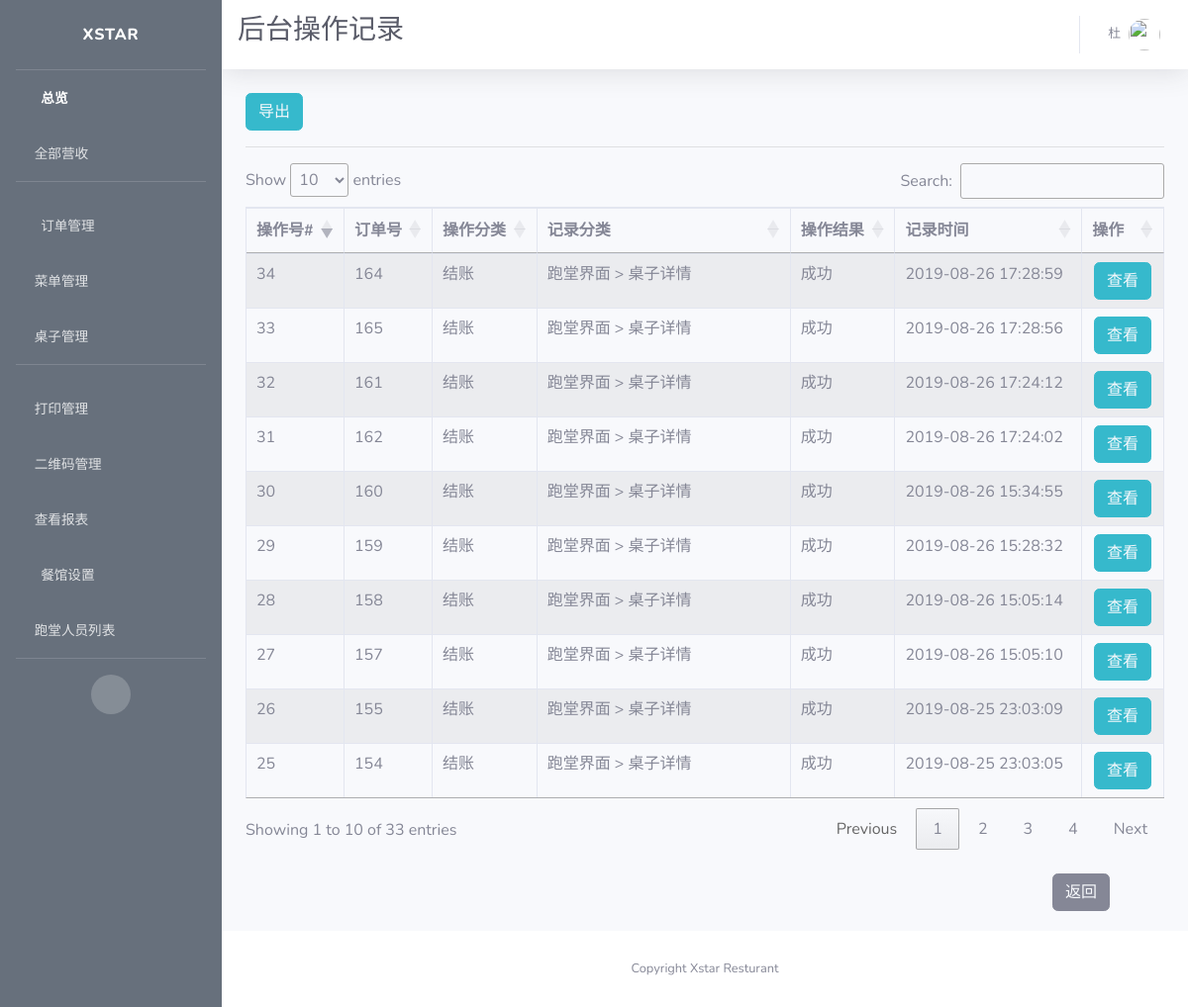
Before: /view/logs (signed in) with the older database file.
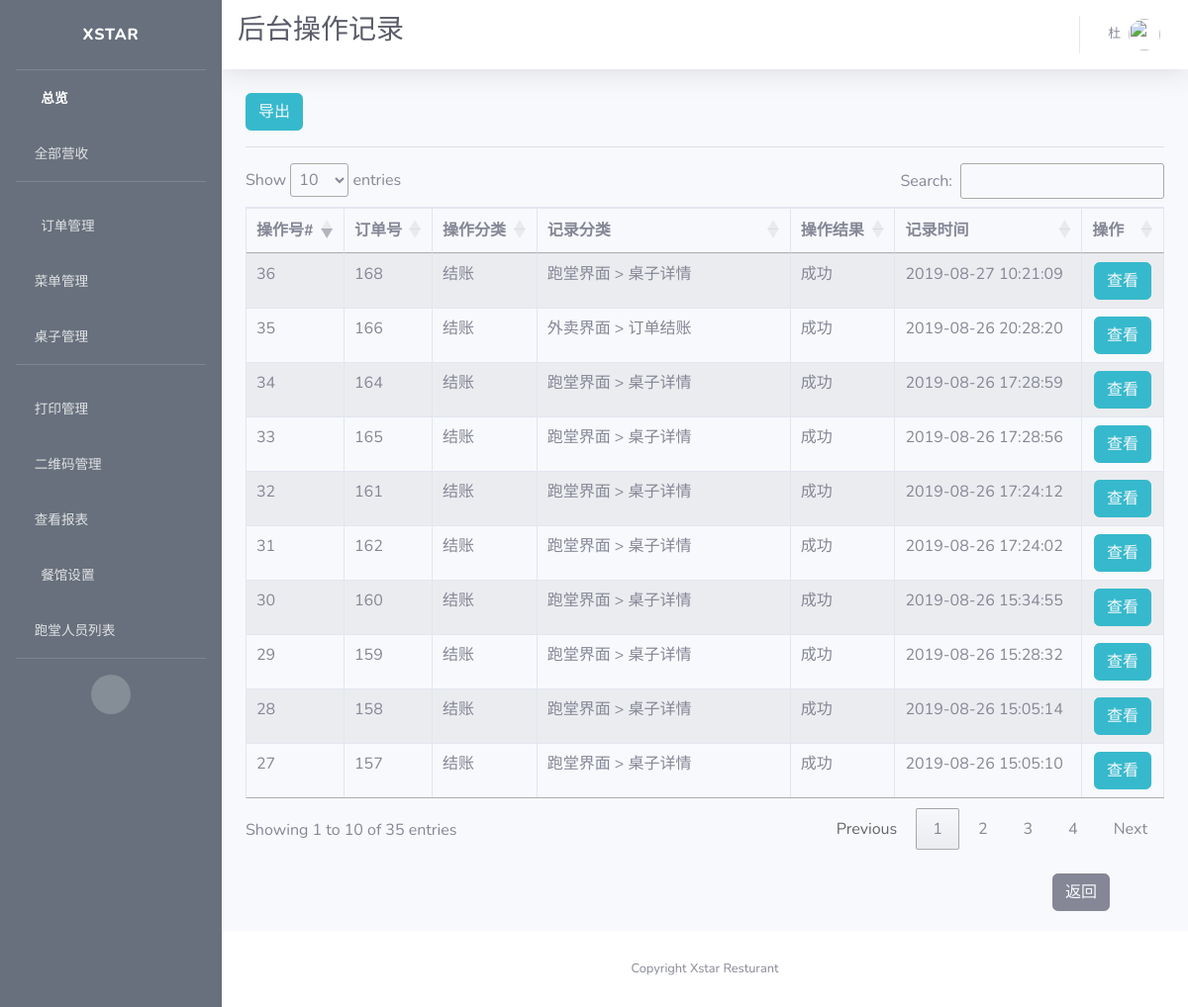
After: the same page with the newer database file.
### app/models.py (models this page shows, shortened)
class User(UserMixin, db.Model):
    id = db.Column(db.Integer, primary_key=True)
    username = db.Column(db.String(64), index=True, unique=True, nullable=False)
    alias = db.Column(db.String(64))
    email = db.Column(db.String(120), unique=True)
    password_hash = db.Column(db.String(128))
    permissions = db.Column(db.Integer)
    container = db.Column(db.String(300))

class Log(db.Model):
    id = db.Column(db.Integer, primary_key=True, unique=True, index=True)
    order_id = db.Column(db.Integer, unique=True)
    operation = db.Column(db.String(100))
    page = db.Column(db.String(100))
    desc = db.Column(db.String(2000))
    status = db.Column(db.String(500))
    time = db.Column(db.String(500))

### app/routes.py (the view)
@app.route('/view/logs')
@login_required
def view_logs():
    logs = Log.query.all()
    context = dict(referrer=request.headers.get('Referer'),
                   title=u"后台操作记录",
                   company_name=company_info.get('company_name'),
                   logs=logs)
    return render_template('view_logs.html', **context)

### app/models.py (called while the page is built)
@login.user_loader
def load_user(id):
    return User.query.get(int(id))

### app/templates/view_logs.html (shortened to what this page needs)
{% extends 'base.html' %}
{% block css %}
<link rel="stylesheet" type="text/css" href="https://cdn.datatables.net/1.10.19/css/jquery.dataTables.css">
<link rel="stylesheet" type="text/css" href="https://cdnjs.cloudflare.com/ajax/libs/twitter-bootstrap/4.1.3/css/bootstrap.css">
<link rel="stylesheet" type="text/css" href="https://cdn.datatables.net/1.10.19/css/dataTables.bootstrap4.min.css">
{% endblock %}
{% block title %}
<h1 class="h3 mb-2 text-gray-800">{{title}}</h1>
<br>
{% endblock %}
{% block content %}
<button type="button" class="btn btn-info">
  <a style="color: rgb(247, 249, 252)" href={{ url_for('export_log') }} >
     导出
  </a>
</button>
<hr>
<div class="row">
  <div class="col-sm-12">
    <table id="example" class="table table-striped table-bordered">
      <thead>
        <tr>
          <th>操作号#</th>
          <th>订单号</th>
          <th>操作分类</th>
          <th>记录分类</th>
          <th>操作结果</th>
          <th>记录时间</th>
          <th>操作</th>
        </tr>
      </thead>
      <tbody>
        {% for log in logs %}
        <tr>
            <td>{{ log.id }}</td>
            <td>{{log.order_id}}</td>
            <td>{{log.operation}}</td>
            <td>{{log.page}}</td>
            <td>{{log.status}}</td>
            <td>{{log.time.split(".")[0]}}</td>
            <td style="text-align:center">
              <span>
                <button type="button" class="btn btn-info">
                  <a style="color: rgb(247, 249, 252)" href={{ url_for('view_log', log_id=log.id) }}>
                    查看
                  </a>
                </button>
              </span>
            </td>
        </tr>
        {% endfor %}
      </tbody>
    </table>
    </div>
</div>
<br>
<button type="button" class="btn btn-secondary" id="back">
  <a style="color: rgb(247, 249, 252)" href={{ referrer }}>
    返回
</button>
{% endblock %}

### app/templates/base.html (shortened to what this page needs)
<!DOCTYPE html>
<html lang="en">
<head>
  {% block css %}
  {% endblock %}
  <link href="{{ url_for('static', filename='fontawesome-free/css/all.min.css') }}" rel="stylesheet" type="text/css">
  <link href="{{ url_for('static', filename='css/sb-admin-2.min.css')}}" rel="stylesheet">
</head>
<body id="page-top">
  <div id="wrapper">
    <ul class="navbar-nav bg-gradient-primary sidebar sidebar-dark accordion" id="accordionSidebar">
      <a class="sidebar-brand d-flex align-items-center justify-content-center" href="{{ url_for('index') }}">
        <div class="sidebar-brand-text mx-3">Xstar</div>
      </a>
      <hr class="sidebar-divider my-0">
      <li class="nav-item active">
        <a class="nav-link" href="{{url_for('index') }}">
          <i class="fas fa-fw fa-tachometer-alt"></i>
          <span>总览</span></a>
      </li>
      <li class="nav-item">
        <a class="nav-link collapsed" href="#" data-toggle="collapse" data-target="#collapseOne" aria-expanded="true" aria-controls="collapseOne">
          <i class="fas fa-money-bill-alt"></i>
          <span>全部营收</span>
        </a>
      </li>
      <hr class="sidebar-divider">
      <li class="nav-item">
        <a class="nav-link collapsed" href="#" data-toggle="collapse" data-target="#collapseTwo" aria-expanded="true" aria-controls="collapseTwo">
          <i class="fas fa-fw fa-cog"></i>
          <span>订单管理</span>
        </a>
      </li>
      <li class="nav-item">
        <a class="nav-link collapsed" href="#" data-toggle="collapse" data-target="#collapseMenu" aria-expanded="true" aria-controls="collapseTwo">
        <i class="fas fa-utensils"></i>
          <span>菜单管理</span>
        </a>
      </li>
      <li class="nav-item">
        <a class="nav-link collapsed" href="#" data-toggle="collapse" data-target="#collapseUtilities" aria-expanded="true" aria-controls="collapseUtilities">
          <i class="fas fa-chair"></i>
          <span>桌子管理</span>
        </a>
      </li>
      <hr class="sidebar-divider">
      <li class="nav-item">
        <a class="nav-link collapsed" href="#" data-toggle="collapse" data-target="#collapsePages" aria-expanded="true" aria-controls="collapsePages">
          <i class="fas fa-print"></i>
          <span>打印管理</span>
        </a>
      </li>
      <li class="nav-item">
        <a class="nav-link" href={{ url_for('qrcode_manage') }}>
          <i class="fas fa-qrcode"></i>
          <span>二维码管理</span>
        </a>
      </li>
      <li class="nav-item">
        <a class="nav-link collapsed" href="#" data-toggle="collapse" data-target="#collapseLogs" aria-expanded="true" aria-controls="collapseUtilities">
          <i class="far fa-sticky-note"></i>
          <span>查看报表</span>
        </a>
      </li>
      <li class="nav-item">
        <a class="nav-link" href="{{ url_for('set_store') }}">
          <i class="fas fa-fw fa-wrench"></i>
          <span>餐馆设置</span></a>
      </li>
      <li class="nav-item">
        <a class="nav-link" href="{{ url_for('users_manage') }}">
          <i class="fas fa-users"></i>
          <span>跑堂人员列表</span></a>
      </li>
      <hr class="sidebar-divider d-none d-md-block">
      <div class="text-center d-none d-md-inline">
        <button class="rounded-circle border-0" id="sidebarToggle"></button>
      </div>
    </ul>
    <div id="content-wrapper" class="d-flex flex-column">
      <div id="content">
        <nav class="navbar navbar-expand navbar-light bg-white topbar mb-4 static-top shadow">
          {% block title %}
          {% endblock %}
          <ul class="navbar-nav ml-auto">
            <li class="nav-item dropdown no-arrow">
              <a class="nav-link dropdown-toggle" href="#" id="userDropdown" role="button" data-toggle="dropdown" aria-haspopup="true" aria-expanded="false">
                <span class="mr-2 d-none d-lg-inline text-gray-600 small">{{ current_user.alias }}</span>
                <img class="img-profile rounded-circle" src="https://source.unsplash.com/QAB-WJcbgJk/60x60">
              </a>
            </li>
          </ul>
        </nav>
        <div class="container-fluid">
          {% block content %}{% endblock %}
        </div>
      </div>
      <footer class="sticky-footer bg-white">
        <div class="container my-auto">
          <div class="copyright text-center my-auto">
            <span>Copyright {{ company_name }}</span>
          </div>
        </div>
      </footer>
    </div>
  </div>
</body>
</html>

### app/templates/view_logs.html (style rules this page uses)
#back { margin-left: 815px; margin-bottom:20px; }

### app/templates/base.html (style rules this page uses)
.bg-gradient-primary { background-image: linear-gradient(180deg,#67707c 10%,#67707c 100%); background-size: cover; }

Changed rows visible on the page:
no longer on this page (row unchanged): Log: id "25", order_id "154", operation "结账", page "跑堂界面 > 桌子详情", status "成功", time "2019-08-25 23:03:05"
no longer on this page (row unchanged): Log: id "26", order_id "155", operation "结账", page "跑堂界面 > 桌子详情", status "成功", time "2019-08-25 23:03:09"
added Log: id "35", order_id "166", operation "结账", page "外卖界面 > 订单结账", status "成功", time "2019-08-26 20:28:20"
added Log: id "36", order_id "168", operation "结账", page "跑堂界面 > 桌子详情", status "成功", time "2019-08-27 10:21:09"
Other visible differences:
text written by a page script: "Show entries Search: Showing 1 to 10 of 33 entries Previous 1 2 3 4 Next" → "Show entries Search: Showing 1 to 10 of 35 entries Previous 1 2 3 4 Next"
